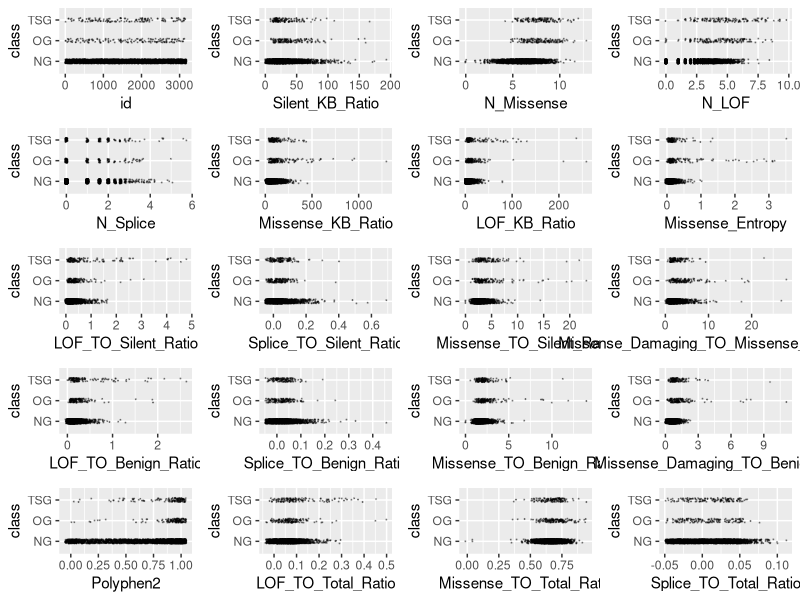
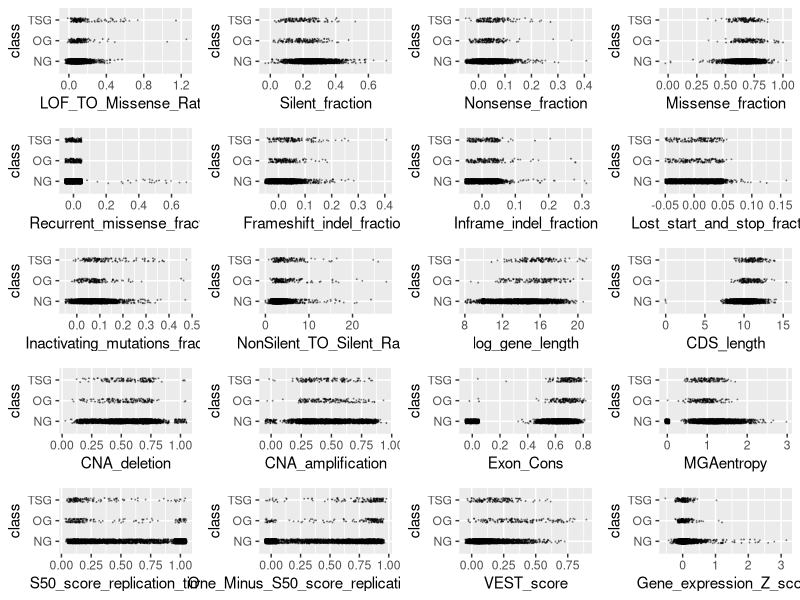
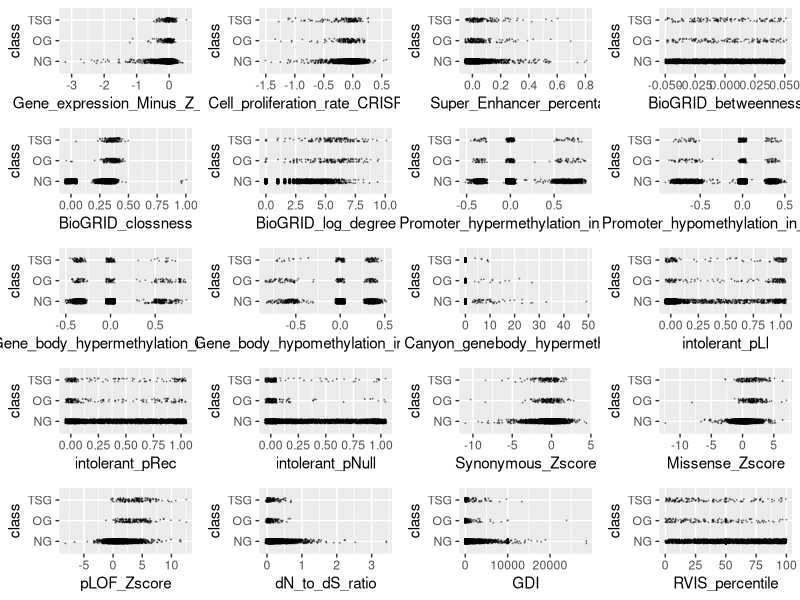
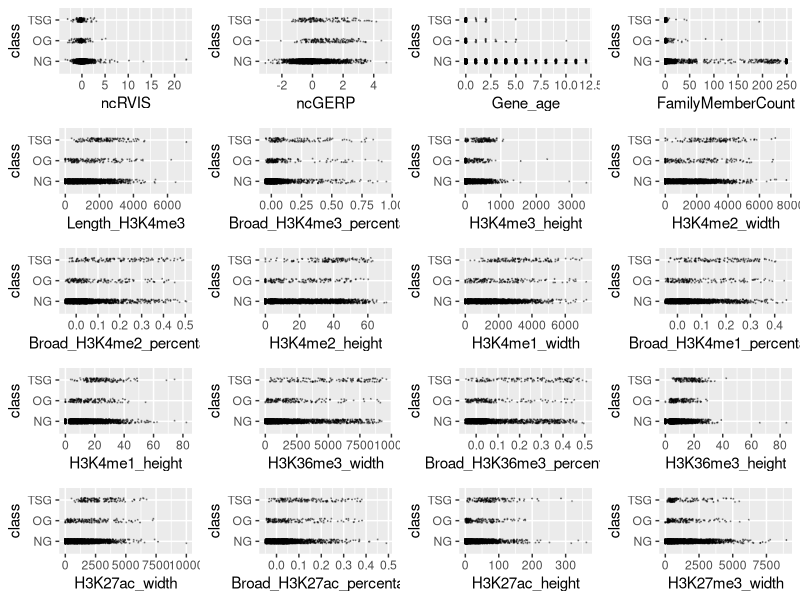
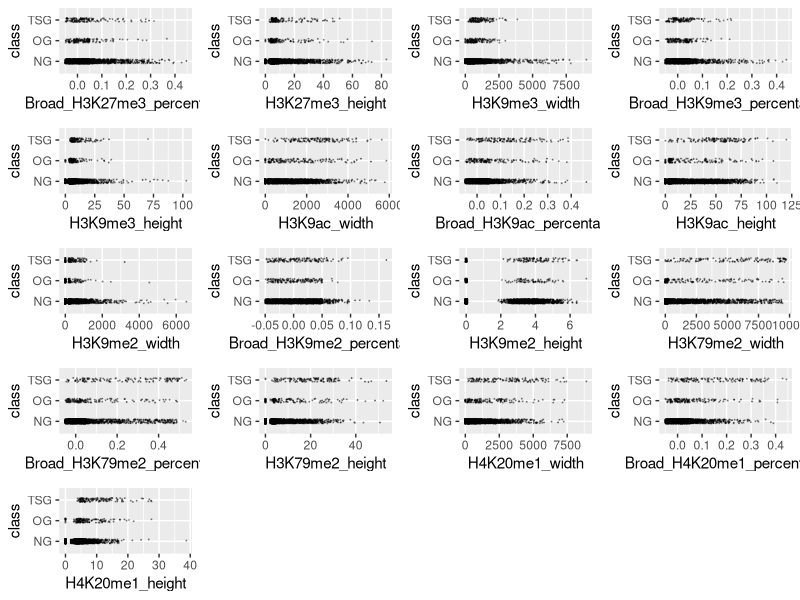
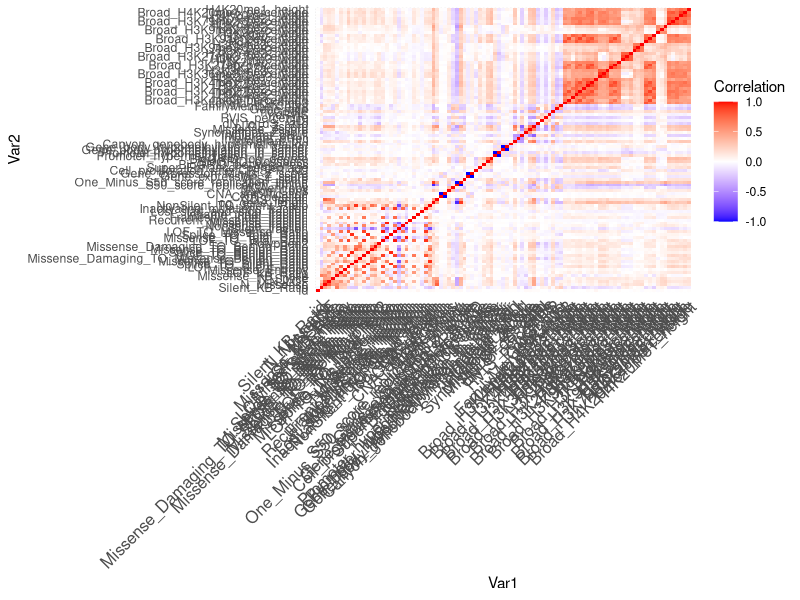
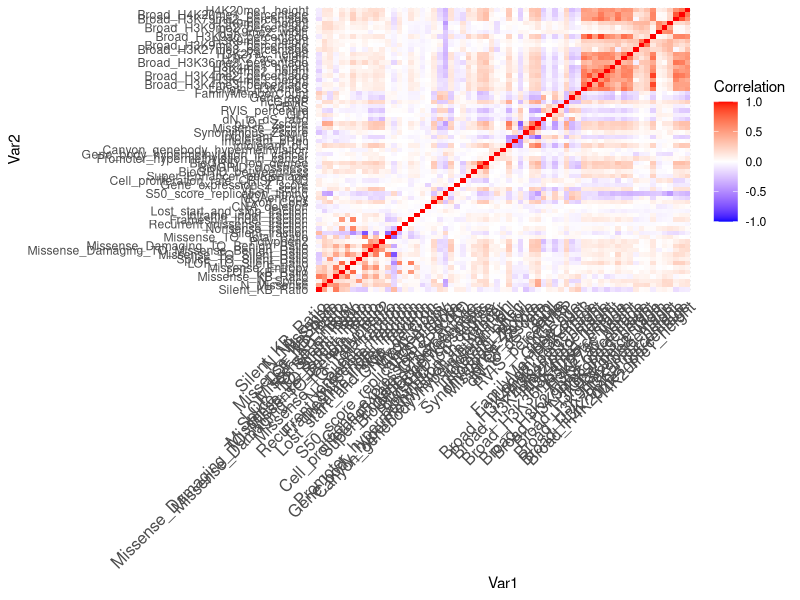
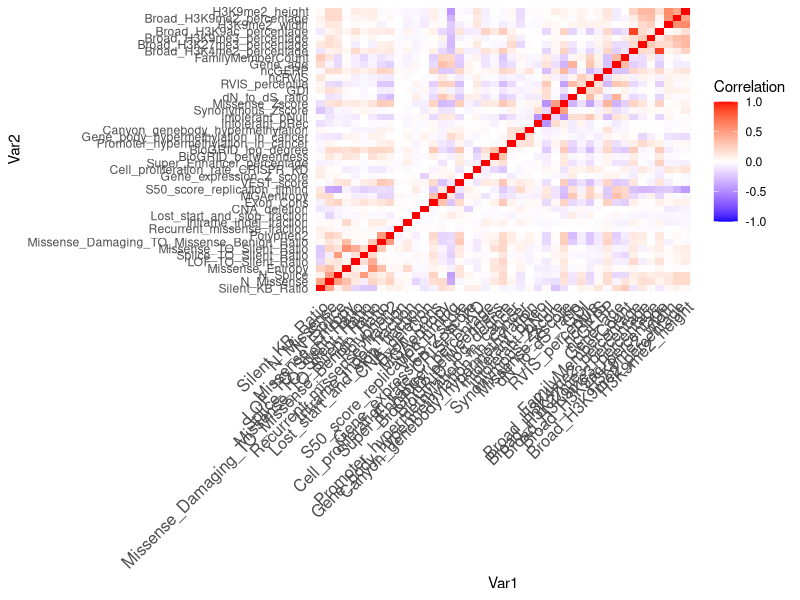

R code for these plots, in order:
## ---- chunk 1
knitr::opts_chunk$set(echo = TRUE, comment = NA)
## ---- chunk 2
training <- read.csv("training.csv", stringsAsFactors = TRUE)
training$class <- factor(training$class)
levels(training$class) <- c("NG", "OG", "TSG")
# Create an outlier function
outlier <- function(data) {
  low <- mean(data) - 3 * sd(data)
  high <- mean(data) + 3 * sd(data)
  which(data < low | data > high)
}
# library(ggplot2)
# scatter <- function(var) {
#   ggplot(training, aes_string(var, "class")) +
#     geom_jitter(width = 0.05, height = 0.1, size = 0.1,
#                 colour = rgb(0, 0, 0, alpha = 1 / 3))
# }
# scat_plot <- lapply(names(training)[-99], scatter)
# library(gridExtra)
# grid.arrange(grobs = scat_plot[1:20], ncol = 4)
# grid.arrange(grobs = scat_plot[21:40], ncol = 4)
# grid.arrange(grobs = scat_plot[41:60], ncol = 4)
# grid.arrange(grobs = scat_plot[61:80], ncol = 4)
# grid.arrange(grobs = scat_plot[81:98], ncol = 4)
outliers <- table(unlist(lapply(training[,-99], outlier)))
outlier_index <- sort(outliers, decreasing = TRUE)
# Remove 50 most common outliers (i.e. outliers across multiple predictors)
training <- training[-as.numeric(names(outlier_index)[1:50]),]

# The below variables had outstanding outliers which we chose to remove
sort(training$Missense_TO_Silent_Ratio, decreasing = TRUE)[1:10]
training <- training[-which(training$Missense_TO_Silent_Ratio > 100), ]
sort(training$Missense_KB_Ratio, decreasing = TRUE)[1:10]
training <- training[-which(training$Missense_KB_Ratio > 2000), ]
sort(training$LOF_TO_Silent_Ratio, decreasing = TRUE)[1:10]
training <- training[-which(training$LOF_TO_Silent_Ratio > 5), ]
sort(training$Gene_expression_Z_score, decreasing = TRUE)[1:10]
training <- training[-which(training$Gene_expression_Z_score > 4), ]
sort(training$dN_to_dS_ratio, decreasing = TRUE)[1:10]
training <- training[-which(training$dN_to_dS_ratio > 5),]
sort(training$Silent_KB_Ratio, decreasing = TRUE)[1:10]
training <- training[-which(training$Silent_KB_Ratio > 200), ]
sort(training$Lost_start_and_stop_fraction, decreasing = TRUE)[1:10]
training <- training[-which(training$Lost_start_and_stop_fraction > 0.2),]
sort(training$Synonymous_Zscore, decreasing = FALSE)[1:10]
training <- training[-which(training$Synonymous_Zscore < -15), ]
numeric_training <- training[,-99]

# Lots of zeroes for some observations, so removed those observations with quite a few zeroes across predictor variables
n_zeroes <- rep(NA, nrow(numeric_training))

for(i in seq_len(nrow(numeric_training))){
  row_i_zeroes <- 0
  for(j in seq_len(ncol(numeric_training))){
    if(round(numeric_training[i,j], digits = 5) == 0){
      row_i_zeroes <- row_i_zeroes + 1
    }
  }
  n_zeroes[i] <- row_i_zeroes
}
training <- training[n_zeroes <= ncol(training) / 2, ]
# Remove 1 of 2 variables that have r value of 1 or -1 (i.e. perfectly correlated)
perf_corr <- which(abs(cor(training[,-99])) == 1, arr.ind = TRUE)
which(perf_corr[,1] != perf_corr[,2])
training <- training[, -43]
## ---- chunk 3
library(ggplot2)
scatter <- function(var) {
  ggplot(training, aes_string(var, "class")) +
    geom_jitter(width = 0.05, height = 0.1, size = 0.1,
                colour = rgb(0, 0, 0, alpha = 1 / 3))
}
scat_plot <- lapply(names(training)[-98], scatter)
library(gridExtra)
grid.arrange(grobs = scat_plot[1:20], ncol = 4)
grid.arrange(grobs = scat_plot[21:40], ncol = 4)
grid.arrange(grobs = scat_plot[41:60], ncol = 4)
grid.arrange(grobs = scat_plot[61:80], ncol = 4)
grid.arrange(grobs = scat_plot[81:97], ncol = 4)
## ---- chunk 4
library(dplyr)
#function to calculate wca
score <- function (conf_mat) {
  print(sum(diag(conf_mat) * c(1, 20, 20)))
  print(sum(diag(conf_mat) * c(1, 20, 20)) / sum(apply(conf_mat, 2, sum) * c(1, 20, 20)))
}

# Set new threshold to account for unbalanced data
classify <- function(probs, k) {
  if (any(probs[2:3] > k)) {
    subset <- probs[2:3]
    output <- which(subset == max(subset))
    if (length(output) > 1) {
        output <- sample(1:2, 1)
    }
  } else {
    output <- 0
  }
  output
}
## ---- chunk 5
library(dplyr)
library(caret)
set.seed(12)
mn <- nnet::multinom(class ~ ., data = training, model = TRUE)
tidymn <- broom::tidy(mn) %>% arrange(p.value)
tidymn <- tidymn %>% filter(p.value < 0.05 / nrow(tidymn))
terms <- unique(tidymn$term)[-1]
library(dplyr)
sig <- logical(97)
names(sig) <- names(training)[-98]
k <- 1
diffs <- logical(97)
for (var in names(training)[-98]) {
  model <- aov(training[[var]] ~ factor(training$class))
  sig[k] <- summary(model)[[1]][1, 5]
  diffs[k] <- all(TukeyHSD(model)$`factor(training$class)`[, 4] < 0.05 / 97)
  k <- k + 1
}
sort(sig[diffs])
score <- function (conf_mat) {
  sum(diag(conf_mat) * c(1, 20, 20)) / sum(apply(conf_mat, 2, sum) * c(1, 20, 20))
}

sig_terms <- names(sort(sig[diffs]))
combo_terms <- table(c(terms, sig_terms)) == 2
final_terms <- names(combo_terms[combo_terms])
term_mat <- cor(training %>% select(all_of(final_terms)))
ind_terms <- final_terms[-c(1, 3, 4, 5, 10, 11, 13, 14, 15, 17)]

vars <- training
cor_mtx <- round(cor(vars[, names(vars) != "class"]), 2)
library(reshape2)
melted_cor_mtx <- melt(cor_mtx)
cor_heatmap <- ggplot(data = melted_cor_mtx, aes(x = Var1, y = Var2, fill = value)) + geom_tile()
cor_heatmap <- cor_heatmap +
  scale_fill_gradient2(low = "blue", high = "red", mid = "white",
                       midpoint = 0, limit = c(-1, 1), space = "Lab", name="Correlation") + 
  theme_minimal() +
  theme(axis.text.x = element_text(angle = 45, vjust = 1, size = 12, hjust = 1))
cor_heatmap

which(abs(cor_mtx) > 0.75, arr.ind = TRUE)
# Eliminate all but one of a set of variables highly correlated with one another
vars <- vars[, -c(1, 4, 32, 13, 18, 21, 29, 14, 20, 15, 30,
                  15, 24, 31, 38, 34, 41, 48, 50, 68, 86, 88,
                  71, 72, 78, 74, 76, 80, 82, 83, 92, 94, 95)]
cor_mtx <- round(cor(vars[, names(vars) != "class"]), 2)
library(reshape2)
melted_cor_mtx <- melt(cor_mtx)
cor_heatmap <- ggplot(data = melted_cor_mtx, aes(x = Var1, y = Var2, fill = value)) + geom_tile()
cor_heatmap <- cor_heatmap +
  scale_fill_gradient2(low = "blue", high = "red", mid = "white",
                       midpoint = 0, limit = c(-1, 1), space = "Lab", name="Correlation") + 
  theme_minimal() +
  theme(axis.text.x = element_text(angle = 45, vjust = 1, size = 12, hjust = 1))
cor_heatmap


which(abs(cor_mtx) > 0.6, arr.ind = TRUE)
# Eliminate all but one of a set of variables highly correlated with one another
vars <- vars[, -c(4, 5, 15, 17, 11, 13, 14, 29, 39, 47,
                  48, 51, 49, 54, 55, 52, 58, 63, 65,
                  34, 64, 53)]

cor_mtx <- round(cor(vars[, names(vars) != "class"]), 2)
library(reshape2)
melted_cor_mtx <- melt(cor_mtx)
cor_heatmap <- ggplot(data = melted_cor_mtx, aes(x = Var1, y = Var2, fill = value)) + geom_tile()
cor_heatmap <- cor_heatmap +
  scale_fill_gradient2(low = "blue", high = "red", mid = "white",
                       midpoint = 0, limit = c(-1, 1), space = "Lab", name="Correlation") + 
  theme_minimal() +
  theme(axis.text.x = element_text(angle = 45, vjust = 1, size = 12, hjust = 1))
cor_heatmap

set.seed(12)
mn <- nnet::multinom(class ~ ., data = vars, model = TRUE)
tidymn <- broom::tidy(mn) %>% arrange(p.value)
tidymn <- tidymn %>% filter(p.value < 0.05 / nrow(tidymn))
terms <- unique(tidymn$term)[-1]
terms
## ---- chunk 6
vars <- training %>% select(all_of(terms), class)
set.seed(1234567890)
thresh_list <- list()
length(thresh_list) <- 10
j <- 1
# for() loop to validate post cross-validation with WCA and varying thresholds
for (rand in ceiling(runif(10, min = 1, max = 10000000))) {
  set.seed(rand)
  vars_split <- createDataPartition(vars$class, p = 0.8, list = FALSE)
  vars_train <- vars[vars_split, ]
  vars_test <- vars[-vars_split, ]
  
  train_cont <- trainControl(method = "cv", number = 5, classProbs = TRUE, savePredictions = TRUE)
  lda_ft <- train(class ~ ., data = vars_train, method = "lda", preProc = c("center", "scale"),
                  trControl = train_cont)
  preds <- predict(lda_ft, newdata = vars_test, type = "prob")
  scores <- numeric(100)
  for (i in seq(from = 0.001, to = 0.1, by = 0.001)) {
    lda_mod <- table("pred"=apply(preds, 1, classify, k = i), "obs" = vars_test$class)
    lda_mod
    scores[i*1000] <- score(lda_mod)
  }
  thresh_list[[j]] <- scores
  j <- j + 1
}

# Plot WCA as a function of threshold for various seeds to see best threshold
thresh_vals <- c(0.001, 0.0025, 0.005, 0.01, 0.025, 0.05, 0.1)
plot(thresh_list[[1]] ~ seq(from = 0.001, to = 0.1, by = 0.001),
     type = "l", ylim = c(0.6, 0.9), col = rgb(0, 0, 0, alpha = 0.5),
     xaxt = "n", ylab = "WCA Percentage",
     xlab = "Threshold for Choosing Between (0) and (1 and 2)")
for (i in 2:10) {
  red <- 0
  green <- 0
  blue <- 0
  if (i %% 4 == 1) {red <- 0.5}
  if (i %% 4 == 2) {green <- 0.5}
  if (i %% 4 == 3) {blue <- 0.5}
  lines(seq(from = 0.001, to = 0.1, by = 0.001), thresh_list[[i]],
        col = rgb(red, green, blue, alpha = 0.5))
  
}
abline(v = thresh_vals, col = rgb(0, 0, 0, alpha = 0.5))
points(unlist(lapply(thresh_list, which.max)) * 0.001, unlist(lapply(thresh_list, max)),
       pch = 19, cex = 0.5)
axis(side = 1, at = thresh_vals, cex.axis = 0.75, las = 2)
best_thresh <- unlist(lapply(thresh_list, which.max))
median(best_thresh * 0.001)
thresh_val_scores <- matrix(nrow = 10, ncol = length(thresh_vals))
colnames(thresh_val_scores) <- thresh_vals
for (i in 1:10) {
  thresh_val_scores[i, ] <- thresh_list[[i]][thresh_vals * 1000]
}
apply(thresh_val_scores, 2, mean)
# Use threshold of 0.005 for determining when to classify as OG or TSG (highest peak)
set.seed(125)
vars_split <- createDataPartition(vars$class, p = 0.8, list = FALSE)
vars_train <- vars[vars_split, ]
vars_test <- vars[-vars_split, ]
train_cont <- trainControl(method = "cv", number = 5,
                           classProbs = TRUE, savePredictions = TRUE)
lda_ft <- train(class ~ ., data = vars_train, method = "lda",
                preProc = c("center", "scale"), trControl = train_cont)
preds <- predict(lda_ft, newdata = vars_test, type = "prob")
lda_mod <- table("pred" = apply(preds, 1, classify, k = 0.005),
                 "obs" = vars_test$class)
lda_mod
score(lda_mod)
## ---- chunk 7
# Write prediction model on test data
tests <- read.csv("test.csv")
preds <- predict(lda_ft, newdata = tests, type = "prob")
preds <- apply(preds, 1, classify, k = 0.005)
names(preds) <- tests$id
csv_file <- data.frame(id = tests$id,
                       class = preds)
#write.csv(csv_file, "modelpredictions12.csv", row.names = FALSE)
model_10 <- read.csv("modelpredictions12.csv")
table("BEST MOD" = model_10$class, csv_file$class)
mean(model_10$class == csv_file$class)
